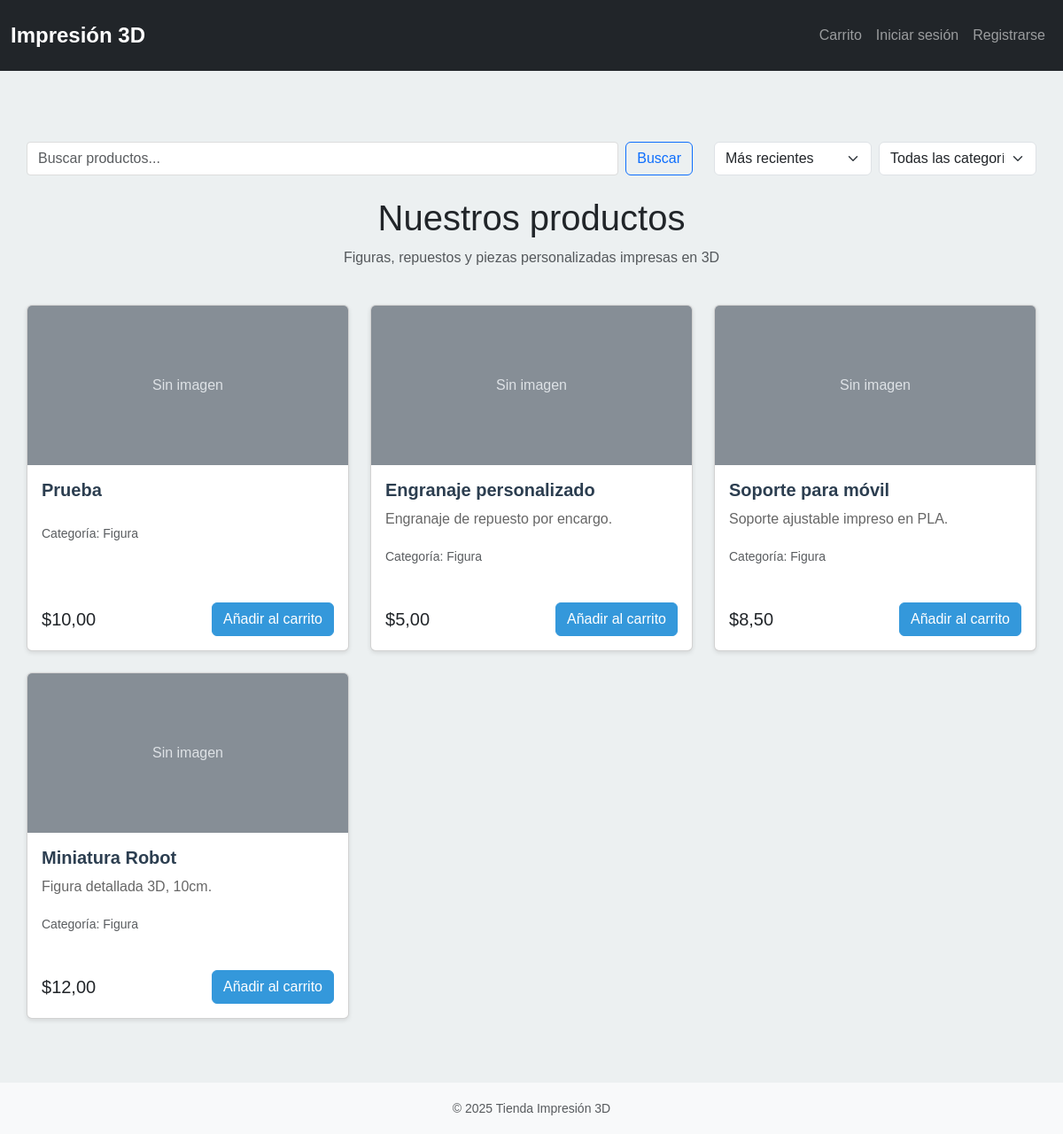
The page / on the database its author committed.
### myshop/models.py (models this page shows, shortened)
class Product(models.Model):
    CATEGORY_CHOICES = [
        ('figure', 'Figura'),
        ('spare', 'Repuesto'),
        ('custom', 'Personalizado'),
    ]
    name = models.CharField(max_length=200)
    description = models.TextField(blank=True)
    price = models.DecimalField(max_digits=8, decimal_places=2)
    image_url = models.URLField(blank=True)
    stock = models.IntegerField(default=0)
    category = models.CharField(max_length=20, choices=CATEGORY_CHOICES, default='figure')
    created_at = models.DateTimeField(auto_now_add=True)
    average_rating = models.DecimalField(max_digits=3, decimal_places=2, default=0)
    review_count = models.IntegerField(default=0)
    class Meta:
        verbose_name = "Producto"
        verbose_name_plural = "Productos"
        ordering = ['-created_at']
    class Meta:
        ordering = ['-created_at']

### myshop/views.py (the view)
# urls.py: path('', views.index, name='index'),
def index(request):
    query = request.GET.get('q')
    category = request.GET.get('category')
    sort = request.GET.get('sort', '-created_at')
    products = Product.objects.all()
    if query:
        products = products.filter(
            Q(name__icontains=query) |
            Q(description__icontains=query)
        )
    if category:
        products = products.filter(category=category)
    if sort == 'price':
        products = products.order_by('price')
    elif sort == '-price':
        products = products.order_by('-price')
    elif sort == 'name':
        products = products.order_by('name')
    else:
        products = products.order_by('-created_at')
    paginator = Paginator(products, 12)
    page_number = request.GET.get('page')
    page_obj = paginator.get_page(page_number)
    context = {
        "products": page_obj,
        "query": query,
        "sort": sort,
        "category": category,
        "year": datetime.now().year,
    }
    return render(request, "index.html", context)

### templates/index.html (shortened to what this page needs)
{% extends 'base.html' %}
{% block content %}
<div class="container mt-4">
    <div class="row mb-4">
        <div class="col-md-8">
            <form class="d-flex" method="get">
                <input class="form-control me-2" type="search" placeholder="Buscar productos..." name="q" value="{{ query|default:'' }}">
                <button class="btn btn-outline-primary" type="submit">Buscar</button>
            </form>
        </div>
        <div class="col-md-4">
            <div class="d-flex gap-2">
                <select class="form-select" onchange="window.location.href='?sort=' + this.value + '{% if query %}&q={{ query }}{% endif %}{% if category %}&category={{ category }}{% endif %}'">
                    <option value="-created_at" {% if sort == '-created_at' %}selected{% endif %}>Más recientes</option>
                </select>
                <select class="form-select" onchange="window.location.href='?category=' + this.value + '{% if query %}&q={{ query }}{% endif %}{% if sort %}&sort={{ sort }}{% endif %}'">
                    <option value="">Todas las categorías</option>
                </select>
            </div>
        </div>
    </div>
    <div class="row mb-4">
        <div class="col-12 text-center">
            <h1>Nuestros productos</h1>
            <p class="text-muted">Figuras, repuestos y piezas personalizadas impresas en 3D</p>
        </div>
    </div>
<div class="row">
    {% for product in products %}
    <div class="col-sm-6 col-md-4 mb-4">
        <div class="card h-100">
            {% if product.image_url %}
                <img src="{{ product.image_url }}" class="card-img-top" alt="{{ product.name }}">
            {% else %}
                <svg class="bd-placeholder-img card-img-top" width="100%" height="180" xmlns="http://www.w3.org/2000/svg" role="img" aria-label="Placeholder" preserveAspectRatio="xMidYMid slice" focusable="false">
                    <text x="50%" y="50%" fill="#dee2e6" dy=".3em" text-anchor="middle">Sin imagen</text>
                </svg>
            {% endif %}
            <div class="card-body d-flex flex-column">
                <h5 class="card-title">{{ product.name }}</h5>
                <p class="card-text">{{ product.description|truncatewords:20 }}</p>
                <p class="card-text">
                    <small class="text-muted">Categoría: {{ product.get_category_display }}</small>
                </p>
                <div class="mt-auto d-flex justify-content-between align-items-center">
                    <span class="h5 mb-0">${{ product.price }}</span>
                    <button class="btn btn-primary add-to-cart" data-product-id="{{ product.id }}">
                        Añadir al carrito
                    </button>
                </div>
            </div>
        </div>
    </div>
    {% endfor %}
</div>
{% endblock %}

### static/css/style.css (style rules this page uses)
:root { --primary-color: #3498db; --secondary-color: #2ecc71; --dark-color: #2c3e50; --light-color: #ecf0f1; }
body { font-family: 'Arial', sans-serif; line-height: 1.6; margin: 0; padding: 0; background-color: var(--light-color); }
.container { max-width: 1200px; margin: 0 auto; padding: 0 15px; }
.card { transition: transform 0.3s ease; margin-bottom: 1.5rem; box-shadow: 0 2px 5px rgba(0,0,0,0.1); }
.card-title { color: var(--dark-color); font-weight: bold; }
.card-text { color: #666; }
.btn-primary { background-color: var(--primary-color); border-color: var(--primary-color); }
.form-control { border-radius: 4px; border: 1px solid #ddd; }

### rows shown on the page
Product: image_url "Sin imagen", name "Prueba", category "Figura", price "10,00"
Product: image_url "Sin imagen", name "Engranaje personalizado", description "Engranaje de repuesto por encargo.", category "Figura", price "5,00"
Product: image_url "Sin imagen", name "Soporte para móvil", description "Soporte ajustable impreso en PLA.", category "Figura", price "8,50"
Product: image_url "Sin imagen", name "Miniatura Robot", description "Figura detallada 3D, 10cm.", category "Figura", price "12,00"
